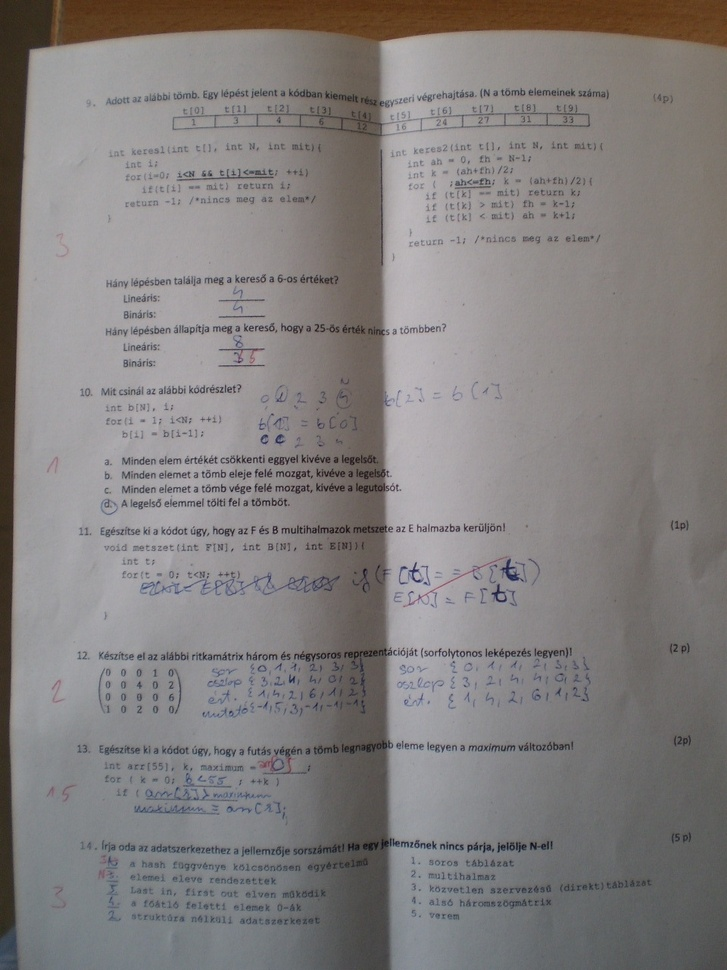
//> input picture week5/zh.jpg, 727 x 970 px, shrunk from 960 x 1280 before the run
$ ./kuszoboles   (built with g++ and OpenCV 4)
//> lines starting //> are read from the running program, lines starting //| are printed output that depends on the picture; after the words box and inside, x2 and y2 are one past the last pixel; in counts of white or black regions, pixels touching at a corner belong together
#include <iostream>
#include <opencv2/core.hpp>
#include <opencv2/highgui.hpp>
#include <opencv2/imgproc.hpp>
#include "../lib/histo.hpp"

int calc_th_value(const cv::Mat& src, float ratio = 0.1f) {
    int n_fg = (int)((float)src.rows * (float)src.cols * ratio);
    cv::Mat hist;
    Histo::calcHistoC1(src, hist);

    int s = 0;
    for (int th = 0; th < 256; th++) {
        s += hist.at<int>(th);
        if (s >= n_fg) return th;
    }

    return 255; // hiba
}


int main() {
    cv::Mat img = cv::imread(
            "/Users/klevcsoo/Developer/deik-kepfeldolgozas/week5/zh.jpg",
            CV_8UC1
    );
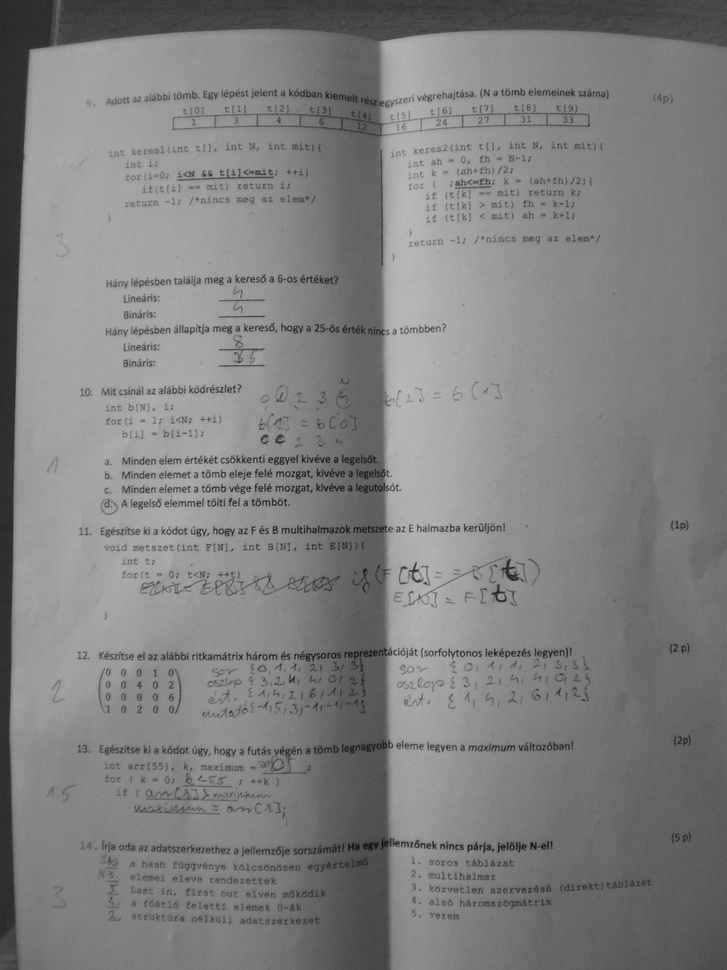
//> img: 970 rows x 727 cols, CV_8UC1; min 6, max 202, mean 128
    cv::Mat dest;

    cv::adaptiveThreshold(
            img, dest, 255, cv::ADAPTIVE_THRESH_MEAN_C,
            cv::THRESH_BINARY, 41, 10
    );
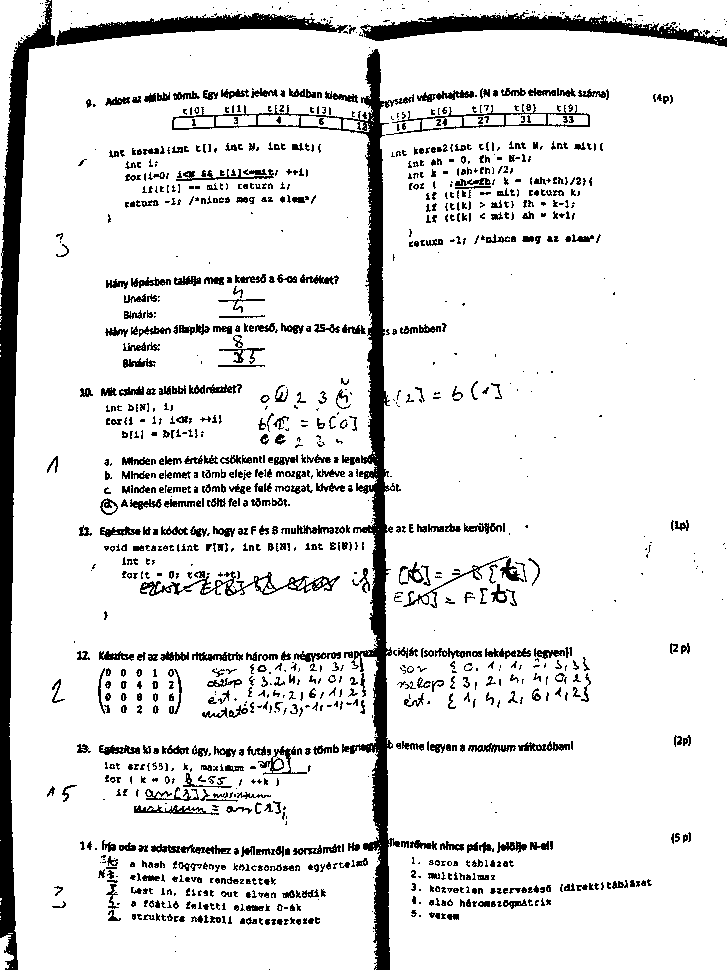
//> dest: 970 rows x 727 cols, CV_8UC1; 88.6% white; 1310 black regions (612 under 20 px), largest, box (x1, y1, x2, y2) and area: (172, 49, 414, 970) 13987, (0, 0, 55, 970) 13519, (360, 12, 727, 47) 4634
    cv::imshow("ZH", dest);

    cv::waitKey();
    return 0;
}
